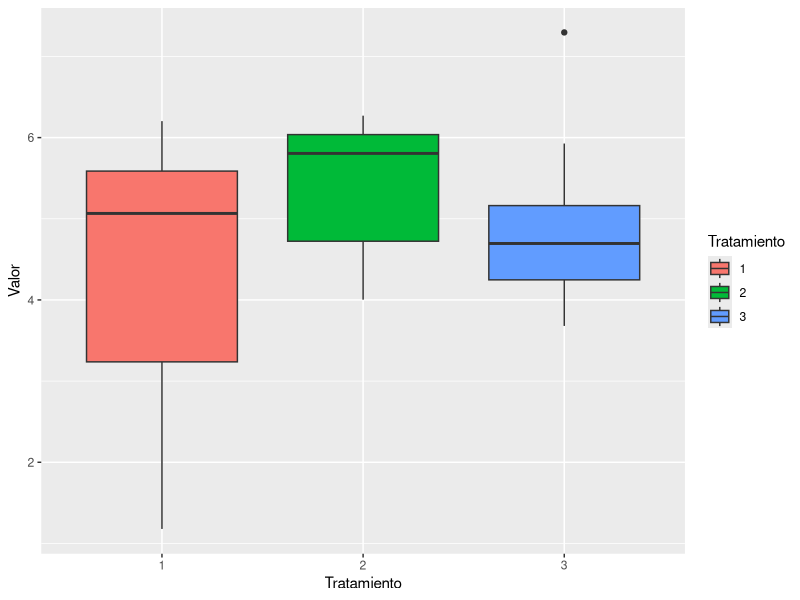
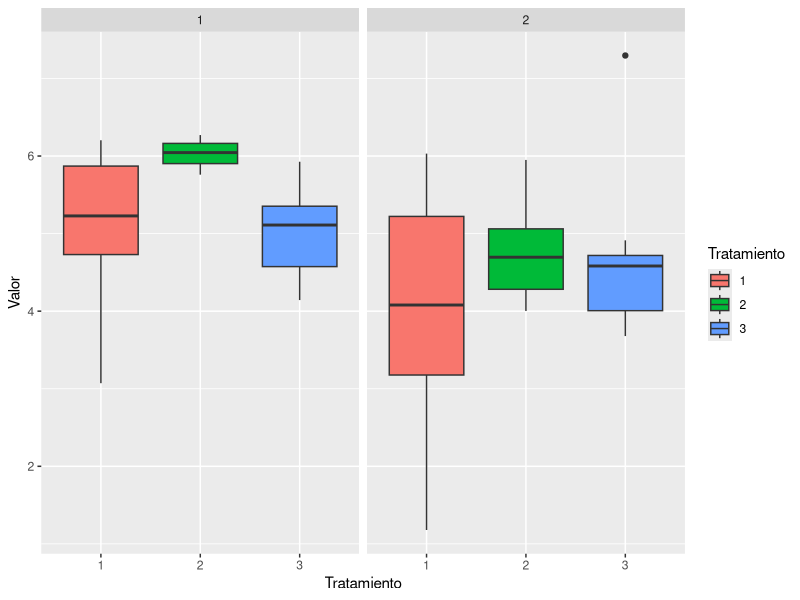

These charts were generated, in order, by the following R code:
## ---- chunk 1
knitr::opts_chunk$set(dev = 'pdf')
## ---- chunk 2
set.seed(154)

x.b1 <- c(rnorm(10, mean = 5, sd = 1),
          rnorm(10, mean = 6, sd = 0.15),
          rnorm(10, mean = 5.1, sd = 0.7))

x.b2 <- c(rnorm(10, mean = 4, sd = 1.5),
          rnorm(10, mean = 4.7, sd = 0.5),
          rnorm(10, mean = 4.5, sd = 1))

bloque <- rep(c(1, 2), each = 30)

tratamiento <- c(rep(c(1, 2, 3), each = 10),
                 rep(c(1, 2, 3), each = 10))

base <- data.frame(Valor = c(x.b1, x.b2),
                   Bloque = as.factor(bloque),
                   Tratamiento = as.factor(tratamiento))

library(ggplot2)

ggplot(base) + geom_boxplot(aes(x = Tratamiento, y = Valor, fill = Tratamiento))
## ---- chunk 3
ggplot(base) + geom_boxplot(aes(x = Tratamiento, y = Valor, fill = Tratamiento))+
    facet_wrap(~Bloque)
